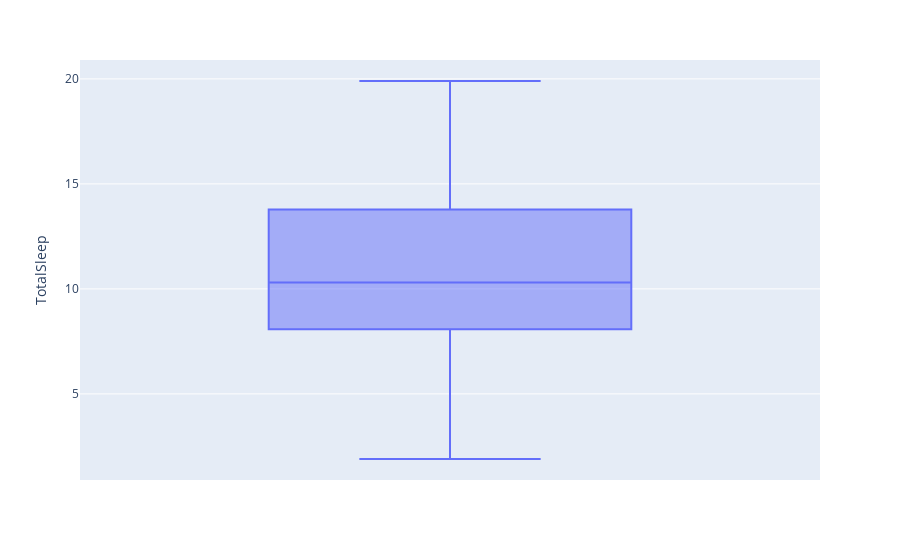

Notebook source saved alongside this figure:
### Markdown cell above
Number of hours of sleep of each mammal per day. This is one of the two attributes we would like to build a model for.

### Code cell
# Lets overlook the TotalSleep variable
px.box(df, orientation = "v", y = "TotalSleep")

### Figure 1 — Plotly figure (JSON) as saved in the notebook; plotly's stock layout.template omitted (floating-point values rounded to 4 significant figures)
{"data": [{"alignmentgroup": "True", "hovertemplate": "TotalSleep=%{y}<extra></extra>", "legendgroup": "", "marker": {"color": "#636efa"}, "name": "", "notched": false, "offsetgroup": "", "orientation": "v", "showlegend": false, "type": "box", "x0": " ", "xaxis": "x", "y": [3.3, 8.3, 8.7, 12.5, 16.6, 3.9, 9.4, 19.7, 5.2, 4.4, 3.5, 12.1, 9.7, 12.5, 5.6, 11.3, 4, 11.5, 7.7, 10.3, 10.1, 12.5, 3.1, 15.8, 8.4, 10.1, 9.8, 6.3, 18.1, 1.9, 5.3, 14.3, 15.9, 12, 6.3, 6.2, 13, 14.9, 9.4, 2.9, 12.5, 8, 10.4, 13, 9.1, 13.5, 19.9, 17.4, 10.1, 10.6, 14.2, 9.5, 14.4, 12.8, 18, 8.7, 14.5, 17, 10.9, 13.7, 9.1, 2.7, 11.1, 11, 8.4, 12.5, 9.8, 5.4, 3, 14.6, 3.8, 8.6, 11, 9.6, 10.3, 15.6, 19.4, 13.8, 14.4, 15.8, 5.3, 8.9, 10, 7, 12.8, 19.4, 14.9], "y0": " ", "yaxis": "y"}], "layout": {"boxmode": "group", "legend": {"tracegroupgap": 0}, "margin": {"t": 60}, "xaxis": {"anchor": "y", "domain": [0, 1]}, "yaxis": {"anchor": "x", "domain": [0, 1], "title": {"text": "TotalSleep"}}}}
